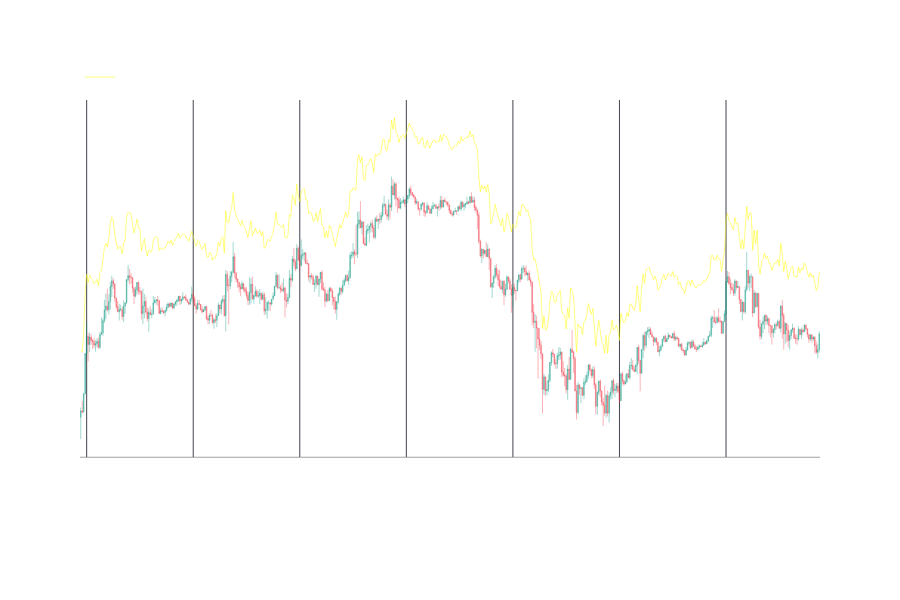

The notebook cell this image was saved under:
### Code cell
indicators = [
     #{'col': 'SMA','name': 'SMA','color': 'white','row': 1, 'mode':'lines',},
     #{'col': 'predict+','name': 'Pred +','color': 'green','row': 1, 'mode':'markers',},
     #{'col': 'predict-','name': 'Pred -','color': 'red','row': 1, 'mode':'markers',},
     {'col': 'predict','name': 'Predict','color': 'yellow','row': 1, 'mode':'lines',},
        ]

indicators_out = [
     #{'col': 'st_trend','name': 'ST','color': 'white','row': 2, 'mode':'lines',},
        ]

#https://plotly.com/python/reference/scatter/#scatter-marker-symbol
events = [
        #{'df':data,'col':'buy','name': 'BUY','color': 'green','symbol': 'circle-dot' }, 
        #{'df':data,'col':'sell','name': 'SELL','color': 'red','symbol': 'circle-dot' }, 
     ]
if 'volume' in df.columns:
        df.drop(columns=['volume'],inplace=True)

fig = fn.ohlc_chart(df,indicators=indicators,indicators_out=indicators_out,events=events) #
fig.show()

### Figure 1 — Plotly figure (JSON) as saved in the notebook; plotly's stock layout.template omitted (floating-point values rounded to 4 significant figures; data arrays with more than 128 entries replaced by an {"elided": "..."} marker saying what was removed)
{"data": [{"close": {"elided": "500 float values"}, "decreasing": {"line": {"color": "rgba(242,54,69,0.5)"}}, "high": {"elided": "500 float values"}, "increasing": {"line": {"color": "rgba(8,153,129,0.5)"}}, "line": {"width": 0.75}, "low": {"elided": "500 float values"}, "name": "BTCUDST", "open": {"elided": "500 float values"}, "showlegend": false, "type": "candlestick", "x": {"elided": "500 str values"}, "xaxis": "x", "yaxis": "y"}, {"line": {"width": 0.5}, "marker": {"color": "yellow"}, "mode": "lines", "name": "Predict", "type": "scatter", "x": {"elided": "500 str values"}, "xaxis": "x", "y": {"elided": "500 float values"}, "yaxis": "y"}], "layout": {"font": {"color": "#ffffff", "family": "Helvetica"}, "height": 600, "legend": {"orientation": "h", "x": 0, "xanchor": "left", "y": 1.02, "yanchor": "bottom"}, "modebar": {"bgcolor": "rgba(0,0,0,0)"}, "paper_bgcolor": "rgba(0,0,0,0)", "plot_bgcolor": "rgba(0,0,0,0)", "xaxis": {"anchor": "y", "domain": [0, 1], "gridcolor": "#40444e", "linecolor": "#40444e", "linewidth": 0.5, "matches": "x2", "rangeslider": {"visible": false}, "showline": true, "showticklabels": false}, "xaxis2": {"anchor": "y2", "domain": [0, 1], "gridcolor": "#40444e", "linecolor": "#40444e", "linewidth": 0.5, "showline": true}, "yaxis": {"anchor": "x", "domain": [0.15, 1], "gridcolor": "rgba(0,0,0,0)", "linecolor": "#40444e", "linewidth": 0.5, "showline": false, "showticklabels": true, "title": {"text": "Precio"}, "zeroline": false}, "yaxis2": {"anchor": "x2", "domain": [0, 0.425], "gridcolor": "rgba(0,0,0,0)", "linecolor": "#40444e", "linewidth": 0.5, "showline": false, "zeroline": false}}}
